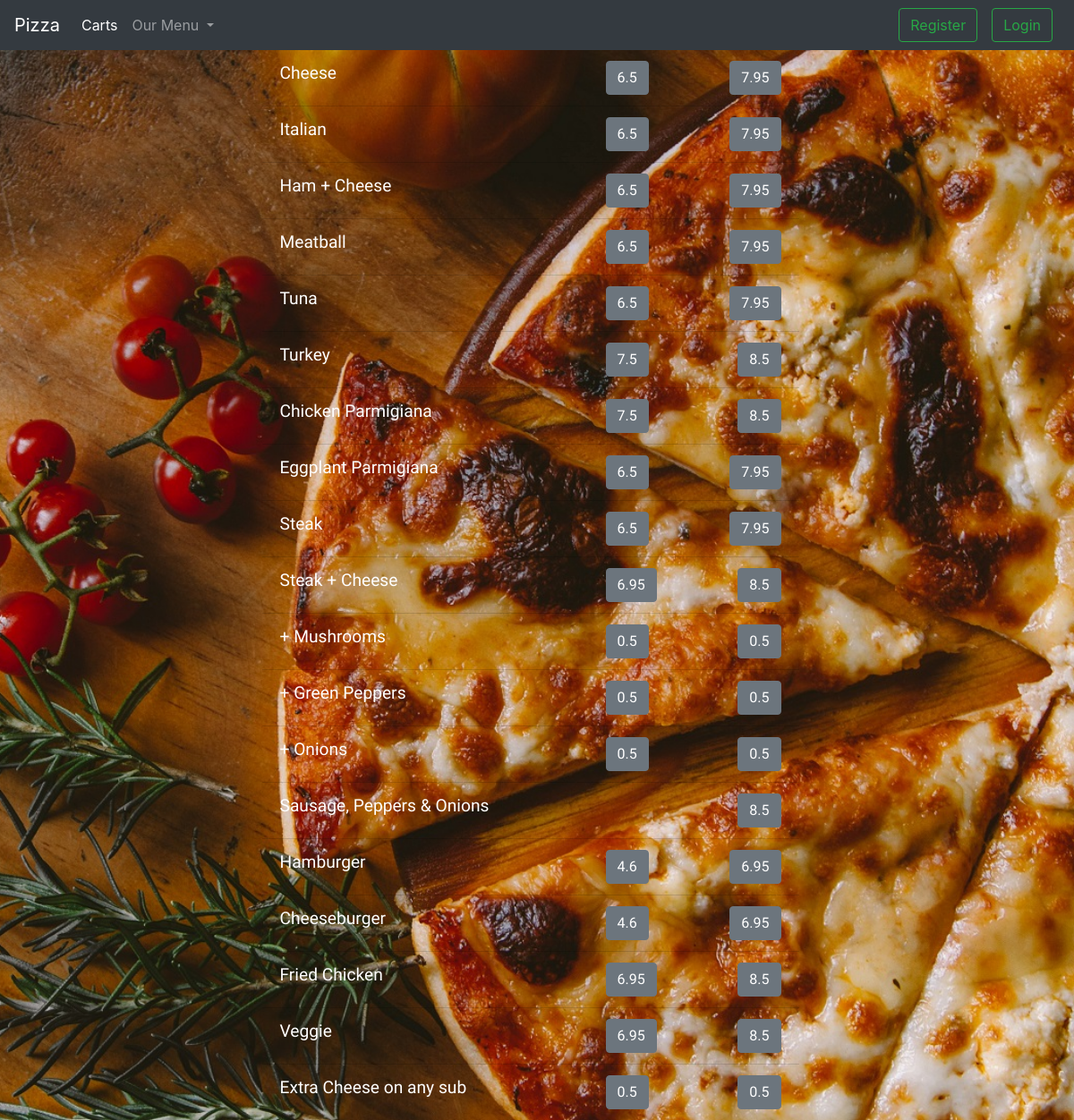
The page /3/menus on the database its author committed.
### pizza/models.py (models this page shows)
class Size(models.Model):
    small = models.FloatField(default=0.0)
    large = models.FloatField(default=0.0)
    menu = models.ForeignKey(Menu, on_delete=models.CASCADE)
    def __str__(self):
        return f"{self.menu}, {self.small}, {self.large}"

class Menu(models.Model):
    item = models.CharField(max_length=64)
    type = models.ForeignKey(Type, on_delete=models.CASCADE)
    def __str__(self):
        return f"{self.type}, {self.item}"

### pizza/views.py (the view)
# urls.py: path("<int:item_id>/menus", views.menus, name="menus"),
def menus(request, item_id):
    items = Menu.objects.filter(type=item_id)
    print(items)
    food = [Size.objects.filter(menu=i) for i in items]
    print(food)
    category = Type.objects.all()
    context = {
        'food': [i[0] for i in food],
        'toppings': Topping.objects.all(),
        'category': category
    }
    return render(request, "pizza/menu.html", context)

### pizza/models.py (called while the page is built)
    def __str__(self):
        return f"{self.name}"

### pizza/templates/pizza/menu.html (shortened to what this page needs)
{% extends "pizza/layout.html" %}
{% block content %}
    <div id="menu">
        <div class="row align-items-center h-100">
            <div class="right-side">
            <ul class="col-md list-group list-group-flush bg-transparent">
                {% for i in food %}
                    <li class="list-group-item bg-transparent">
                        <span class="food-type bg-transparent">{{ i.menu.item }}</span>
                        <form id="{{i.id}}" class="add-to-carts bg-transparent">
                        <div class="price clearfix">
                            {% if i.small %}
                                <input class="small btn btn-secondary float-left" type="submit" title="Small" name="add1" value="{{i.small}}">
                            {% endif %}
                            <input class="large btn btn-secondary float-right" type="submit" title="Large" name="add2" value="{{i.large}}">
                        </div>
                        </form>
                    </li>
                {% endfor %}
            </ul>
            </div>
        </div>
    </div>
{% endblock %}

### pizza/static/app.css (style rules this page uses)
html, body { width:100%; margin:0; height:100%; }
* { margin: 0; padding: 0; box-sizing: border-box; color: white; }
body { background: url(pizza3.jpg) no-repeat center center fixed; background-size: cover; height: 100%; width: 100%; color: white; margin: 0; }
.food-type { float: left; }
.price { float: right; width: 35%; }
.right-side { width: 50%; margin: 0 auto; height: 100%; background-color: transparent; font-family: 'Satisfy', cursive; font-size: 1.2em; }
ul, li { background-color: transparent; }

### rows shown on the page
Size: menu.item "Cheese", add1 "6.5", add2 "7.95"
Size: menu.item "Italian", add1 "6.5", add2 "7.95"
Size: menu.item "Ham + Cheese", add1 "6.5", add2 "7.95"
Size: menu.item "Meatball", add1 "6.5", add2 "7.95"
Size: menu.item "Tuna", add1 "6.5", add2 "7.95"
Size: menu.item "Turkey", add1 "7.5", add2 "8.5"
Size: menu.item "Chicken Parmigiana", add1 "7.5", add2 "8.5"
Size: menu.item "Eggplant Parmigiana", add1 "6.5", add2 "7.95"
Size: menu.item "Steak", add1 "6.5", add2 "7.95"
Size: menu.item "Steak + Cheese", add1 "6.95", add2 "8.5"
Size: menu.item "+ Mushrooms", add1 "0.5", add2 "0.5"
Size: menu.item "+ Green Peppers", add1 "0.5", add2 "0.5"
Size: menu.item "+ Onions", add1 "0.5", add2 "0.5"
Size: menu.item "Sausage, Peppers & Onions", add2 "8.5"
Size: menu.item "Hamburger", add1 "4.6", add2 "6.95"
Size: menu.item "Cheeseburger", add1 "4.6", add2 "6.95"
Size: menu.item "Fried Chicken", add1 "6.95", add2 "8.5"
Size: menu.item "Veggie", add1 "6.95", add2 "8.5"
Size: menu.item "Extra Cheese on any sub", add1 "0.5", add2 "0.5"
